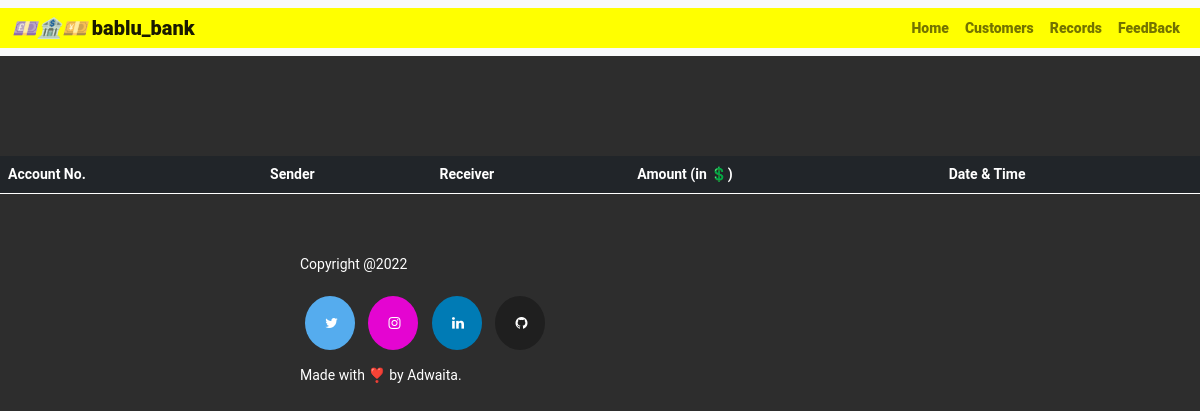
Page /transactions.php on the earlier database version.
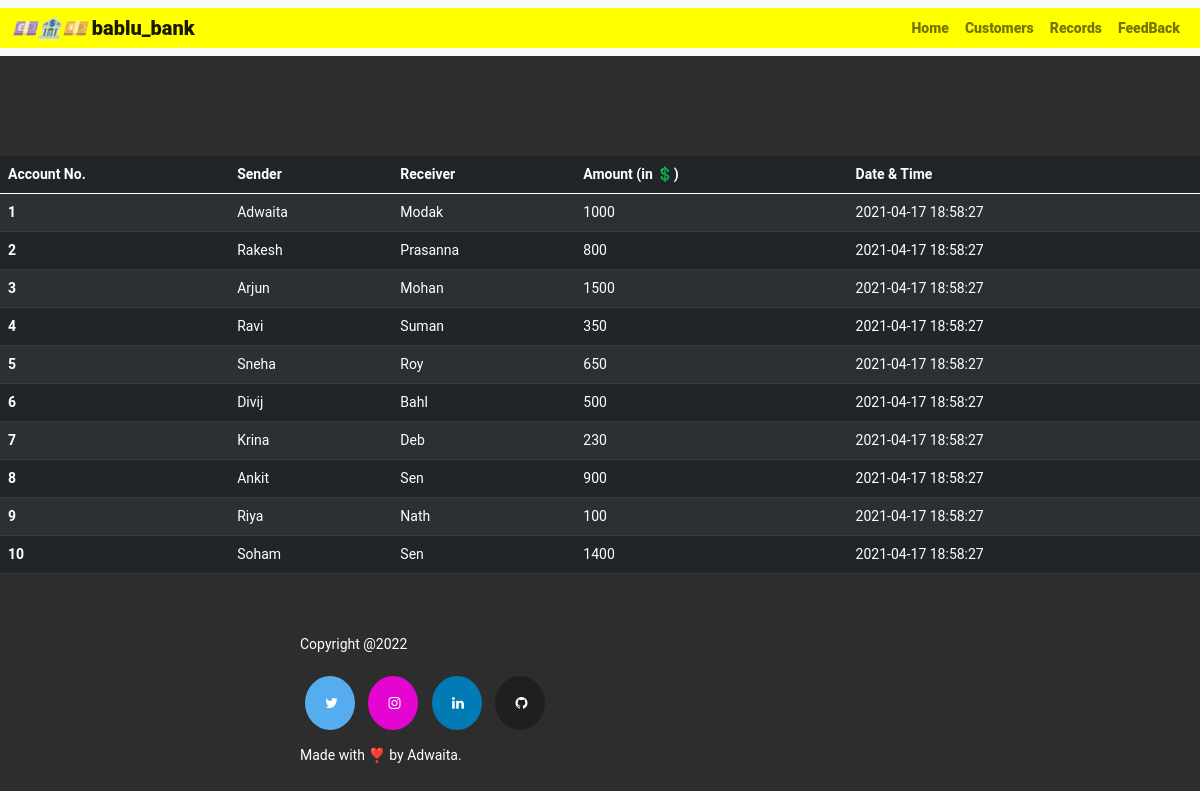
Same page on the later database version.
### tables this page shows
create table TRANSACTION_TYPE_1 (
    id int(11) not null,
    sender varchar(25) not null,
    receiver varchar(25) not null,
    bal float not null,
    date_time datetime not null default current_timestamp,
    primary key (id)
);

### transactions.php (the view, shortened to what this page needs)
<!doctype html>
<html lang="en">
<head>
    <link href="https://cdn.jsdelivr.net/npm/bootstrap@5.0.2/dist/css/bootstrap.min.css" rel="stylesheet">
    <link rel="stylesheet" href="./css/index.css">
    <link rel="stylesheet" href="https://cdnjs.cloudflare.com/ajax/libs/font-awesome/4.7.0/css/font-awesome.min.css">
</head>
<body>
    <nav class="navbar navbar-expand-lg navbar-light bg-light">
        <div class="container-fluid">
            <a class="navbar-brand" href="#"> <i>💷🏦💴</i> bablu_bank</a>
            <div class="collapse navbar-collapse" id="navbarContent">
                <ul class="navbar-nav">
                    <li class="nav-item">
                        <a class="nav-link aria-current=" page" active" href="index.php">Home</a>
                    </li>
                    <li class="nav-item">
                        <a class="nav-link" aria-current="page" href="customers.php">Customers</a>
                    </li>
                    <li class="nav-item">
                        <a class="nav-link" aria-current="page" href="transactions.php">Records</a>
                    </li>
                    <li class="nav-item">
                        <a class="nav-link" aria-current="page" href="#">FeedBack</a>
                    </li>
                </ul>
            </div>
        </div>
    </nav>
    <?php
    include 'config.php';
    $sql = "SELECT * FROM TRANSACTION_TYPE_1";
    $query = mysqli_query($conn, $sql);
    ?>
    <div class="container-main">
        <table class="table table-striped table-dark">
            <thead>
                <tr>
                    <th scope="col">Account No.</th>
                    <th scope="col">Sender</th>
                    <th scope="col">Receiver</th>
                    <th scope="col">Amount (in 💲)</th>
                    <th scope="col">Date & Time</th>
                </tr>
            </thead>
            <tbody>
                <?php while ($rows = mysqli_fetch_assoc($query)) {
                ?>
                    <tr>
                        <th scope="row"><?php echo $rows['id'] ?></th>
                        <td><?php echo $rows['sender'] ?></td>
                        <td><?php echo $rows['receiver'] ?></td>
                        <td><?php echo $rows['bal'] ?></td>
                        <td><?php echo $rows['date_time'] ?></td>
                    </tr>
                <?php } ?>
            </tbody>
        </table>
    </div>
    <footer>
        <div class="container-bottom">
            <div class="row">
                <div class="col-md-6">
                    <p class="end">Copyright @2022 </p>
                    <a href="#" class="fa fa-twitter"></a>
                    <a href="#" class="fa fa-instagram"></a>
                    <a href="#" class="fa fa-linkedin"></a>
                    <a href="#" class="fa fa-github"></a>
                    <p>Made with ❣️ by Adwaita.</p>
                </div>
    </footer>
</body>
</html>

Differences in the rows shown:
added transaction_type_1: id "1", sender "Adwaita", receiver "Modak", bal "1000", date_time "2021-04-17 18:58:27"
added transaction_type_1: id "2", sender "Rakesh", receiver "Prasanna", bal "800", date_time "2021-04-17 18:58:27"
added transaction_type_1: id "3", sender "Arjun", receiver "Mohan", bal "1500", date_time "2021-04-17 18:58:27"
added transaction_type_1: id "4", sender "Ravi", receiver "Suman", bal "350", date_time "2021-04-17 18:58:27"
added transaction_type_1: id "5", sender "Sneha", receiver "Roy", bal "650", date_time "2021-04-17 18:58:27"
added transaction_type_1: id "6", sender "Divij", receiver "Bahl", bal "500", date_time "2021-04-17 18:58:27"
added transaction_type_1: id "7", sender "Krina", receiver "Deb", bal "230", date_time "2021-04-17 18:58:27"
added transaction_type_1: id "8", sender "Ankit", receiver "Sen", bal "900", date_time "2021-04-17 18:58:27"
added transaction_type_1: id "9", sender "Riya", receiver "Nath", bal "100", date_time "2021-04-17 18:58:27"
added transaction_type_1: id "10", sender "Soham", receiver "Sen", bal "1400", date_time "2021-04-17 18:58:27"
